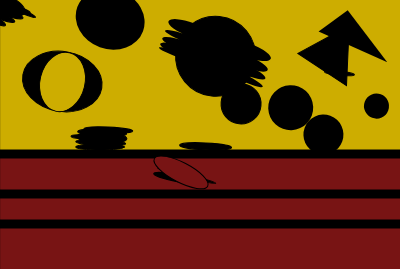
Frame 1 (no input)
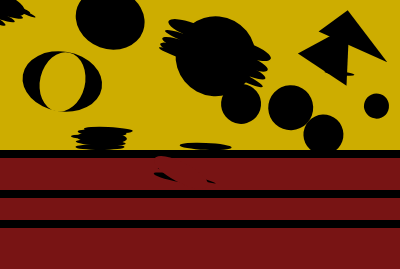
Frame 60 (no input)
Frame 120 (the mouse pressed at the canvas centre since frame 60): identical to frame 60, image omitted

The p5.js sketch that drew these frames (run headless with seeded random() and noise() and a simulated clock; from frame 60 on, the mouse is pressed at the canvas centre):

// p5.js sketch
// ── sketch.js
function setup() {
  createCanvas(400, 269);
  background(125)
}

function draw() {
  fill(120, 20,20 );
  rect(0,120, 500, 180 );
 
  fill(205, 173, 0 );
  rect(0,-15, 500, 170 );

  fill(0);
  rect(0,150, 500, 8 );

  fill(0);
  rect(0,190, 500, 8 );

  fill(0);
  rect(0,220, 500, 8 );

  fill(0);
  ellipse(100, 147,49, 6);

  rotate(PI/70);
  fill(0);
  ellipse(107, 138,50, 6);

  fill(0);
  ellipse(108, 133,50, 12);
  fill(0);
  ellipse(87, 133,20, 4);

  fill(0);
  ellipse(108, 128,49, 7);

  fill(0);
  ellipse(114, 125,49, 6);

  fill(0);
  ellipse(212, 137,52, 7);

  fill(0); 
  triangle(width - 100,40, width - 50, 10, width - 50, 70);

  rotate (PI/60)
  fill(0);
  ellipse(345, 40,30, 4);

  fill(0);
  ellipse(220,35,80, 80);

  fill(0);
  ellipse(250, 80,40, 40);

  rotate(PI/45);
  fill(0);
  ellipse(75,70, 80,60);

  rotate(PI/45);
  fill(205, 173, 0 );
  ellipse(80,65, 45,60);

  rotate(PI/-70);
  fill(0);
  ellipse(210, 141,52, 7);

  rotate(PI/50)
  fill(0);
  ellipse(225, 123,60, 3);

  fill(0);
  ellipse(8, 5,49, 7);

  rotate(PI/50);
  fill(0);
  ellipse(3, 10,49, 7);

 rotate(PI/65);
  fill(0);
  ellipse(-3, 15,49, 7);

  fill(0);
  ellipse(3, 3,49, 20);

  rotate(PI/50);
  fill(0);
  ellipse(15, 1,49, 4);

  rotate(PI/65);
  fill(0);
  ellipse(-8, 20,49, 7);

  fill(120, 20,20 );
  ellipse(240,70,60,20);
  noStroke();

  rotate(PI/-100);
  fill(0);
  ellipse(250,-35,49,7);
  rotate(PI/-100);
  fill(0);
  ellipse(250,-35,49,10);
  rotate(PI/-100);
  fill(0);
  ellipse(250,-35,49,12);
   rotate(PI/-100);
  fill(0);
  ellipse(250,-38,49,14);

   fill(0);
  ellipse(190,-38,49,14);
  fill(0);
  ellipse(190,-28,49,7);
  fill(0);
  ellipse(190,-20,49,10);  
  fill(0);
  ellipse(190,-14,49,10); 
  fill(0);
  ellipse(190,-10,49,5); 
  
  fill(0);
  ellipse(390, -30, 25, 25);

  fill(0); 
  triangle(width - 70,-110, width - 90, -80, width - 15, -75);

fill(0);
ellipse(110,-20,70,60);

fill(0);
ellipse(350,15,40,40);

fill(0);
ellipse(310,1,45,45);



}
